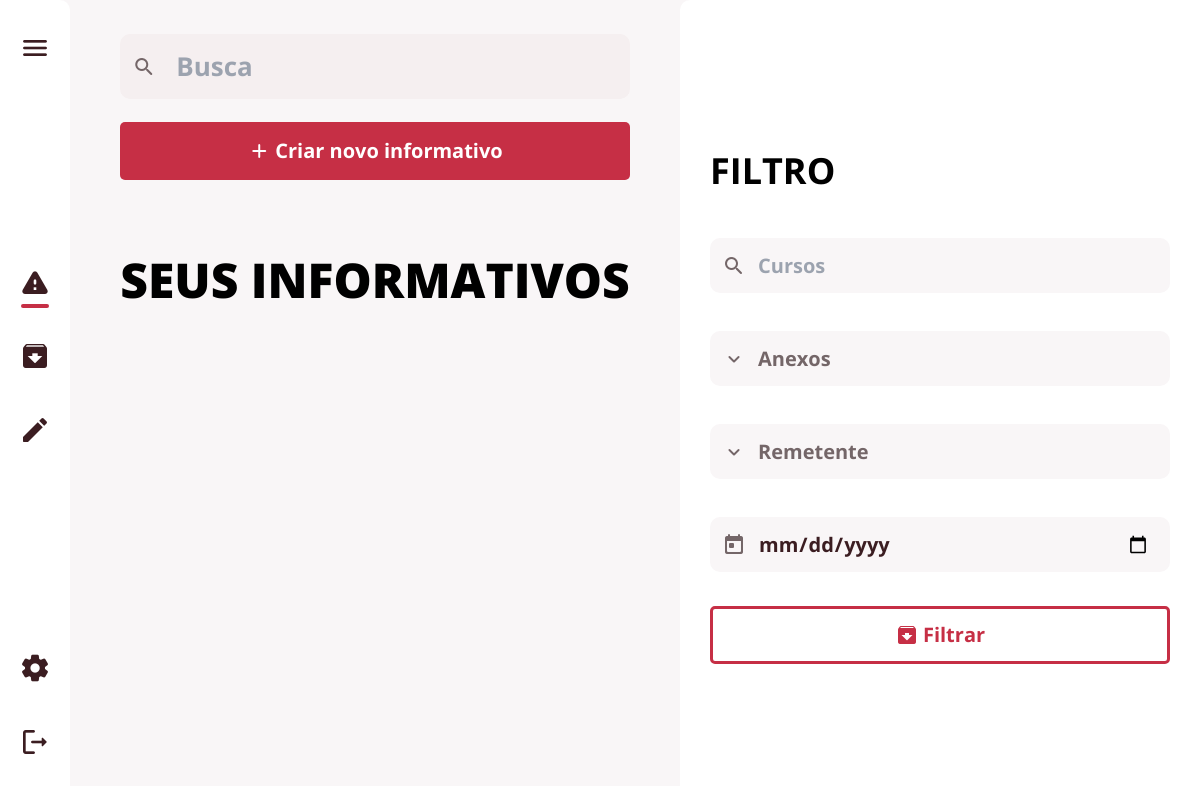
The app's page /editar (signed in), older data.
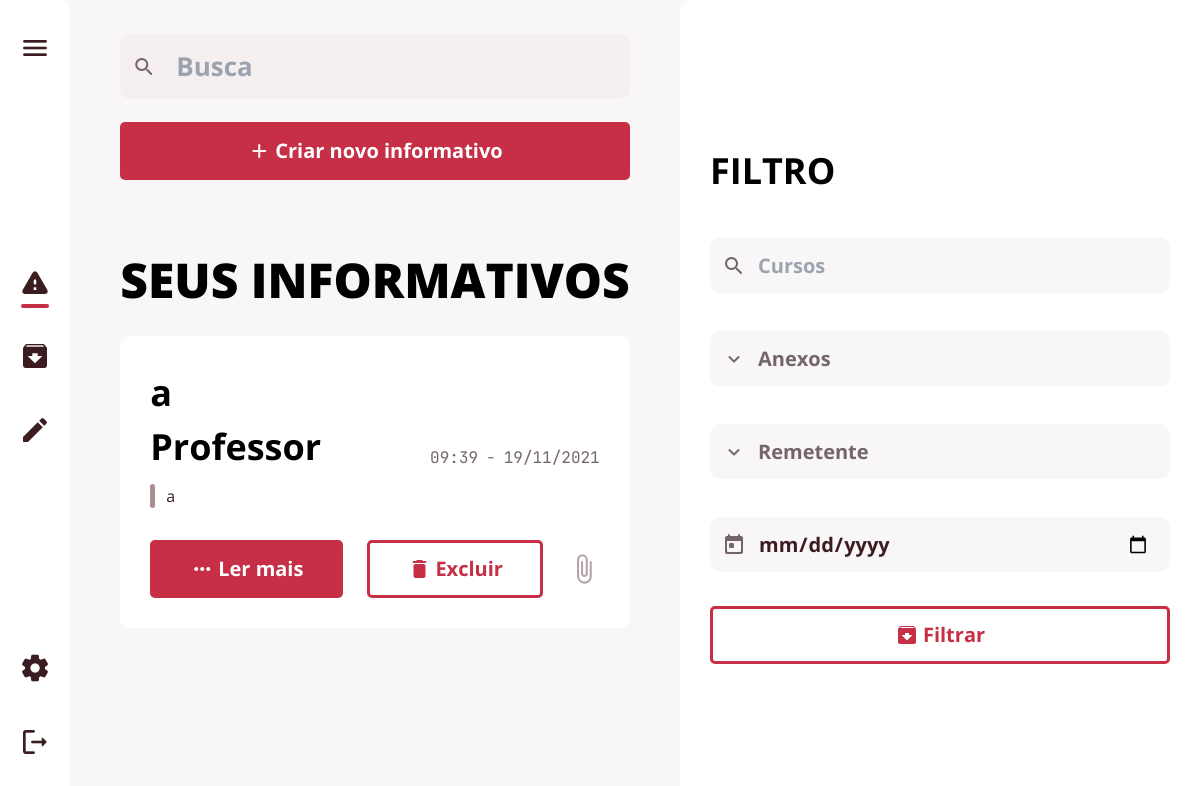
The same page, newer data.
### app/database/models.py (models this page shows, shortened)
class Postagem(db.Model):
    __tablename__ = "postagem"
    id = db.Column(db.Integer, primary_key=True, autoincrement=True)
    titulo = db.Column(db.String(150), nullable=False)
    texto = db.Column(db.String(150), nullable=False)
    data = db.Column(db.DateTime, default=datetime.now)
    postagem_arquivada = db.relationship('Arquivadas')
    user_id = db.Column(db.Integer, db.ForeignKey('user.id'))
    destinatario = db.relationship('Papel',
                                   secondary=postagem_papel_tabela,
                                   back_populates='postagem')

class Papel(db.Model):
    __tablename__ = "papel"
    id = db.Column(db.Integer, primary_key=True, autoincrement=True)
    nome = db.Column(db.String(150), unique=True, nullable=False)
    pode_editar = db.Column(db.Boolean, default=0)
    admin = db.Column(db.Boolean, default=0)
    postagem = db.relationship('Postagem',
                               secondary=postagem_papel_tabela,
                               back_populates='destinatario')
    user = db.relationship('User',
                           secondary=user_papel_tabela,
                           back_populates='papeis')
    def __repr__(self):
        return self.nome

### app/view.py (the view, shortened to what this page needs)
@ routes.route('/editar', methods=['POST', 'GET'])
@ login_required
def edit():
    form = SelectForm()
    form.select.choices = [(select.id, select.nome)
                           for select in Papel.query.join(Papel.user).filter(User.id != user.id).all()]
    papel = db.session.query(Papel.nome).all()
    print(papel)
    user_papel = papel_postagem(user.papeis)
    print(form.select.data)
    if not user_edit():
        return redirect(url_for('view.inicio'))
    posts = db.session.query(Postagem).filter(
        Postagem.user_id == user.id).order_by(Postagem.data.desc()).all()
    '''if request.method == 'GET':
        busca = request.form.get("busca")
        if busca:
            busca = f"%{busca}%"
            search_post = db.session.query(Postagem).filter(
                Postagem.user_id == user.id).filter(Postagem.titulo.like(
                    busca)).order_by(Postagem.data.desc()).all()
            posts = search_post
        filtro_data = request.form.get("data")
        if filtro_data:
            filtro_data = f"%{filtro_data}%"
            filtro_data = db.session.query(Postagem).filter(
                Postagem.user_id == user.id).filter(Postagem.titulo.like(
                    busca)).order_by(Postagem.data.desc()).all()
            posts = filtro_data'''
    return render_template('editar.html', posts=posts, user=user, user_papel=user_papel, papel=papel, user_edit=user_edit(), form=form)

### app/formulario/registerForm.py
class SelectForm(FlaskForm):
    select = ChosenSelectMultipleField("Enviar para", choices=[])

### app/formulario/registerForm.py (called while the page is built)
def _add_chosen_class(kwargs):
    if 'render_kw' in kwargs:
        if 'class' in kwargs['render_kw']:
            kwargs['render_kw']['class'] += ' chosen-select'
        else:
            kwargs['render_kw']['class'] = 'chosen-select'
    else:
        kwargs['render_kw'] = {'class': 'chosen-select'}

### app/view.py (called while the page is built)
def user_edit():
    user_edit = db.session.query(Papel.pode_editar).join(
        Papel.user).filter(User.id == user.id).all()
    for edit in user_edit:
        if edit:
            user_edit = edit[0]
        break
    return user_edit

def papel_postagem(papel):
    return ', '.join(map(str, papel))

### app/templates/editar.html (shortened to what this page needs)
{% extends 'base.html' %}
{% block head %}
<link rel="stylesheet" href="{{url_for('static', filename='style/editar.css')}}">
{% endblock %}
{% block btn_criar %}
<div class="create-btn-box">
    <button class="btn btn-full btn-popup" id="btnpop">
        <span class="material-icons-round">add</span>
        <p>Criar novo informativo</p>
    </button>
</div>
{% endblock %}
{% block main_text %}SEUS INFORMATIVOS{% endblock %}
{% block main %}
{% for post in posts %}
<div class="card-box">
    <h2 class="title-text">{{ post.titulo }}</h2>
    <div class="text-title-area">
        <h3 class="sender-name">{{ user_papel }}</h3>
        <div class="send-date">
            <p class="hour">{{ post.data.strftime('%H:%M') }}</p>
            <p class="date">{{ post.data.strftime('%d/%m/%Y') }}</p>
        </div>
    </div>
    <div class="text-area text-area--short">
        <p>{{ post.texto }}</p>
    </div>
    <div class="bottom-buttons">
        <button class="F-btn btn btn-full" onClick="abrirPopup({{ post.id }})">
            <span class="material-icons-round">more_horiz</span>
            <p>Ler mais</p>
        </button>
        <button class="F-btn btn btn-empty" onClick="deletarPost({{ post.id }})">
            <span class="material-icons-round">delete</span>
            <p>Excluir</p>
        </button>
        <span class="material-icons-round card-icon">
        </span>
    </div>
</div>
{% endfor %}
{% endblock %}

### app/templates/base.html (shortened to what this page needs)
{% from '_modal_lermais.html' import modal_lermais %}
<!DOCTYPE html>
<html lang="en">
<head>
  <link rel="stylesheet" href="https://cdnjs.cloudflare.com/ajax/libs/chosen/1.8.7/chosen.min.css">
  <link href="https://unpkg.com/tailwindcss@^2/dist/tailwind.min.css" rel="stylesheet">
  <link rel="stylesheet" href="{{url_for('static', filename='style/base.css')}}">
  {% block head %}{% endblock %}
</head>
<body>
  <div class="menu-wrapper">
    <div class="flex-nowrap">
      <nav class="main-nav resp-nav">
        <div class="main-nav-items top-items">
          <button class="hamburger-menu">
            <span class="material-icons-round medium-icon ">menu</span>
          </button>
        </div>
        <div class="main-nav-items middle-items">
          <a href="/">
            <span class="material-icons-round medium-icon">warning</span>
            <div class="selection-bar is-selected"></div>
          </a>
          <a href="/arquivos">
            <span class="material-icons-round medium-icon">archive</span>
          </a>
          {% if user_edit %}
          <a href="/editar">
            <span class="material-icons-round medium-icon">edit</span>
          </a>
          {% endif %}
        </div>
        <div class="main-nav-items bottom-items">
          <a href="/config">
            <span class="material-icons-round medium-icon">settings</span>
          </a>
          <a href="/logout">
            <span class="material-icons-round medium-icon">logout</span>
          </a>
        </div>
      </nav>
      <div class="middle-box">
        <div class="middle-box-wrapper">
          {% block search %}
          <div class='flex gap-3 items-center'>
            <form action="" method="post" class='flex-grow'>
              <div class="input-wrapper search-box">
                <input type="search" name="busca" placeholder="Busca">
              </div>
            </form>
          </div>
          {% endblock %}
          {% block btn_criar %}{% endblock %}
          <main class="base-main">
            <div class="main-text">{% block main_text %}INFORMATIVOS{% endblock %}</div>
            {% block main %}
            {% endblock %}
          </main>
        </div>
      </div>
      <div class="right-menu" id="filtro">
        <div class="filter-section">
          <div class='flex justify-between'>
            <h2 class="section-title filter-title">FILTRO</h2>
          </div>
          <form action="" method="Post">
            {% if user_edit %}
            <div class="input-wrapper small-input">
              <input type="search" name="cursos" placeholder="Cursos">
            </div>
            {% endif %}
            <div class="input-wrapper small-input">
              <select name="anexos" id="anexos">
                <option value="" disabled selected>Anexos</option>
              </select>
            </div>
            {% block remetente %}
            <div class="input-wrapper small-input">
              <select name="remetente" id="remetente">
                <option value="" disabled selected>Remetente</option>
              </select>
            </div>
            {% endblock %}
            <div class="input-wrapper small-input">
              <input type="date" name="data" placeholder="Dia/Mes/Ano">
            </div>
            <button class="btn btn-empty" style="justify-content: center;" value="Filtrar">
              <span class="material-icons-round">archive</span>
              <p>Filtrar</p>
            </button>
          </form>
        </div>
      </div>
    </div>
  </div>
</body>
</html>

### app/static/style/editar.css (style rules this page uses)
.create-btn-box { display: flex; margin-top: 1.2em; margin-bottom: 4em; align-items: center; }
.create-btn-box button { width: 100%; justify-content: center; }

Row changes from the older to the newer data that the page shows:
added Postagem: titulo "a", data "09:39", data "19/11/2021", texto "a"
now on this page (row unchanged): Papel: nome "Professor"
